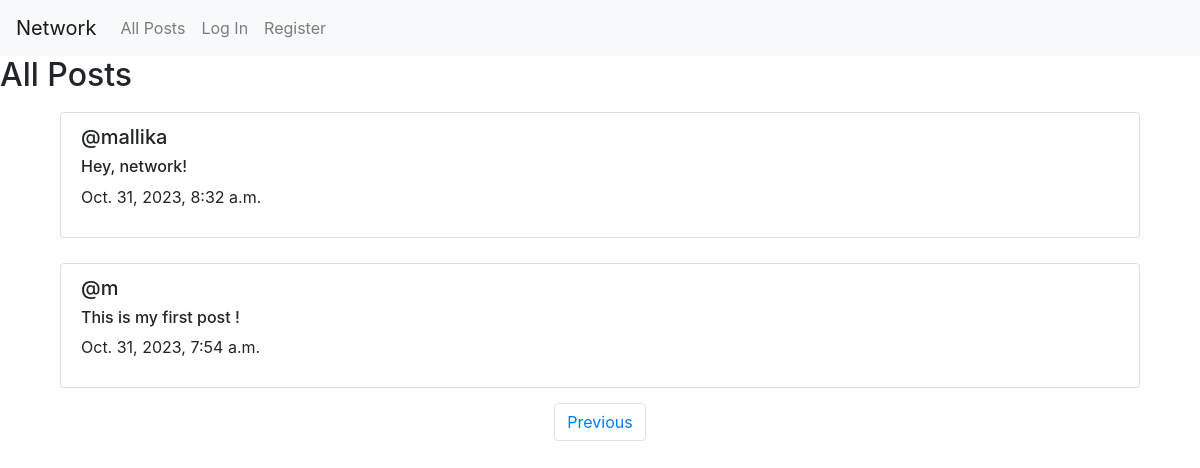
Screenshot of /?page=2 with the database file from the repository.
### network/models.py (models this page shows, shortened)
class post(models.Model):
    content = models.CharField(max_length=500)
    author = models.ForeignKey(User, on_delete=models.CASCADE, related_name="author")
    timestamp = models.DateTimeField(auto_now_add=True)

class User(AbstractUser):
    pass

### network/views.py (the view)
# urls.py: path("", views.index, name="index"),
def index(request):
    allposts = post.objects.all().order_by("timestamp").reverse()
    alllikes = like.objects.all()
    liked = []
    likes = {}
    for i in allposts:
        likes[i.pk] = 0
    for i in alllikes:
        if i.lpost.pk in likes:
            likes[i.lpost.pk] += 1
        else:
            likes[i.lpost.pk] = 1
        if i.user == request.user:
            liked.append(i.lpost)
    paginator = Paginator(allposts, 2)
    pno = request.GET.get('page')
    posts = paginator.get_page(pno)
    return render(request, "network/index.html",{
        "posts" : posts,
        "liked" : liked,
        "likes" : likes,
    })

### network/templates/network/index.html (shortened to what this page needs)
{% extends "network/layout.html" %}
{% block body %}
    <h2>All Posts</h2>
    {% for p in posts %}
    <div class="list-group" style="margin: 5px 50px;">
        <div class="list-group-item" style="margin: 10px;">
            {% if user.is_authenticated %}
                <a href="{% url 'profile' id=p.author.id %}"><h5>@{{ p.author }}</h5></a>
            {% else %}
                <h5>@{{ p.author }}</h5>
            {% endif %}
            <h6>{{ p.content }}</h6>
            <p>{{ p.timestamp }}</p>
        </div>
    </div>
    {% endfor %}
    <nav aria-label="Page navigation example">
        <ul class="pagination d-flex justify-content-center">
            {% if posts.has_previous %}
                <li class="page-item"><a class="page-link" href="?page={{ posts.previous_page_number }}">Previous</a></li>
            {% endif %}
        </ul>
    </nav>
{% endblock %}

### rows the page displays
post: author "mallika", content "Hey, network!", timestamp "Oct. 31, 2023, 8:32 a.m."
post: author "m", content "This is my first post !", timestamp "Oct. 31, 2023, 7:54 a.m."
